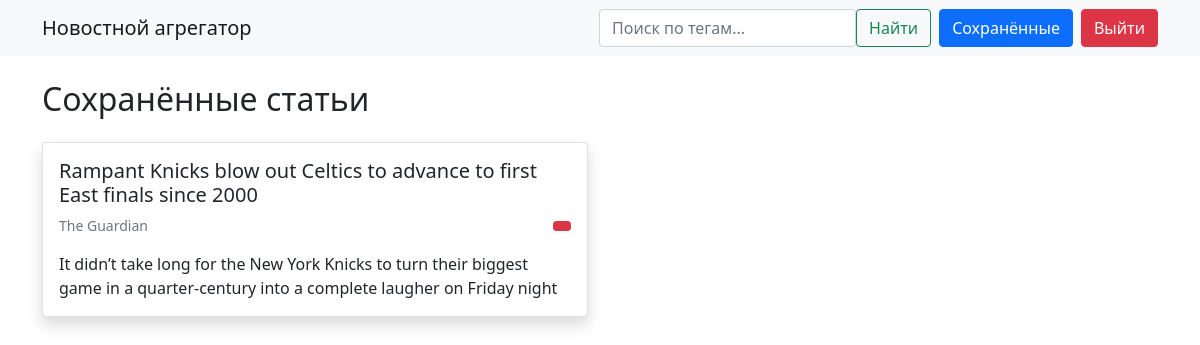
The app's page /saved (signed in) with its own data.
### data/news.py (models this page shows)
class News(SqlAlchemyBase):
    __tablename__ = 'news'
    __table_args__ = (
        sqlalchemy.UniqueConstraint('api_id', name='uq_news_api_id'),
    )
    id = sqlalchemy.Column(sqlalchemy.Integer, primary_key=True, autoincrement=True)
    title = sqlalchemy.Column(sqlalchemy.String, nullable=False)
    content = sqlalchemy.Column(sqlalchemy.Text, nullable=False)
    source = sqlalchemy.Column(sqlalchemy.String, nullable=False)
    tags = sqlalchemy.Column(sqlalchemy.String)
    published_at = sqlalchemy.Column(sqlalchemy.DateTime, default=datetime.now)
    api_id = sqlalchemy.Column(sqlalchemy.String, unique=True)

### server.py (the view)
@app.route('/saved')
@login_required
def saved_articles():
    db_sess = create_session()
    saved_news = current_user.saved_articles
    return render_template("saved.html", saved=saved_news)

### data/db_session.py (called while the page is built)
def create_session() -> Session:
    return __factory()

### server.py (called while the page is built)
@login_manager.user_loader
def load_user(user_id):
    db_sess = create_session()
    return db_sess.get(User, user_id)

### templates/saved.html (shortened to what this page needs)
{% extends "base.html" %}
{% block content %}
<h2 class="mb-4">
     Сохранённые статьи
</h2>
{% if saved %}
<div class="row row-cols-1 row-cols-md-2 g-4">
    {% for item in saved %}
    <div class="col">
        <div class="card h-100 shadow">
            <div class="card-body">
                <h5 class="card-title">{{ item.title }}</h5>
                <div class="d-flex justify-content-between align-items-center mb-3">
                    <small class="text-muted">
                        {{ item.source }}
                    </small>
                    <a href="/unsave/{{ item.id }}"
                       class="btn btn-danger btn-sm"
                       onclick="return confirm('Удалить из сохранённых?')">
                    </a>
                </div>
                <p class="card-text">{{ item.content|truncate(200) }}</p>
            </div>
        </div>
    </div>
    {% endfor %}
</div>
{% else %}
<div class="alert alert-info">
    <i class="bi-info-circle"></i> Вы пока не сохранили ни одной статьи
</div>
{% endif %}
{% endblock %}

### records on screen
News: title "Rampant Knicks blow out Celtics to advance to first East finals since 2000", source "The Guardian", content "It didn’t take long for the New York Knicks to turn their biggest game in a quarter-century into a complete laugher on Friday night"
